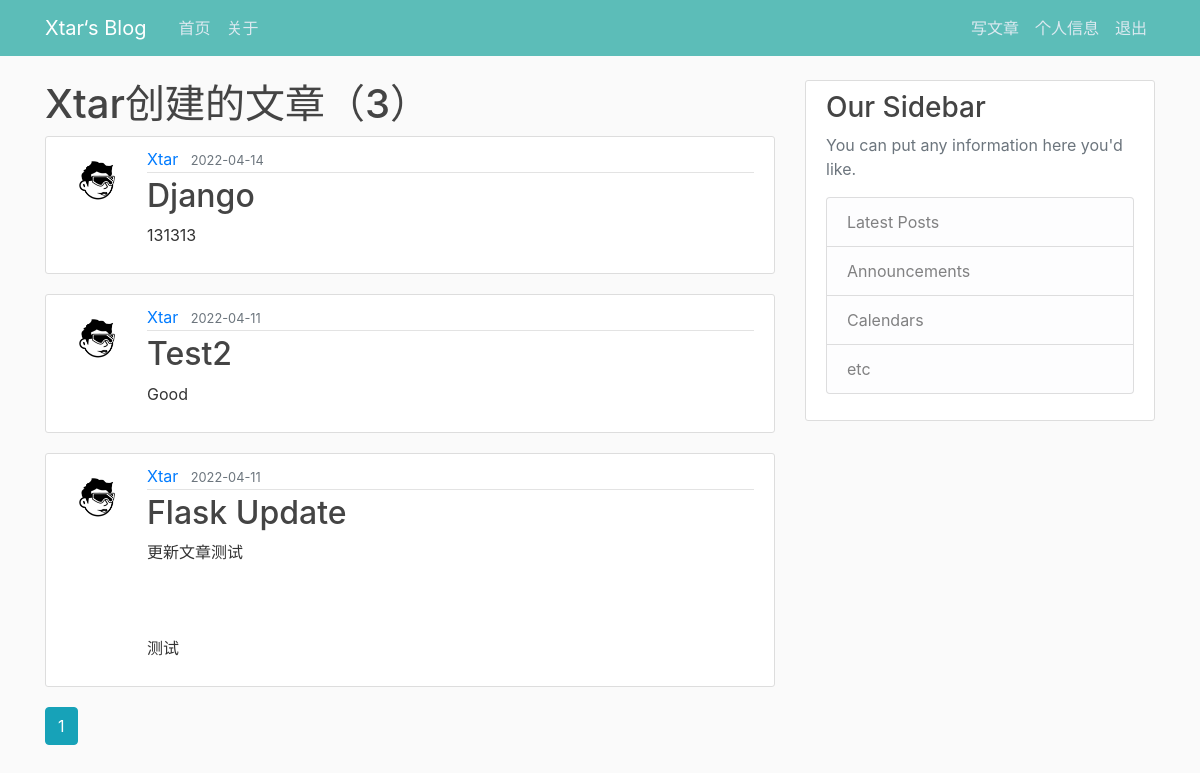
Page /user/Xtar (signed in) on the committed database.
### flaskblog/models.py (models this page shows, shortened)
class User(db.Model, UserMixin):
    id = db.Column(db.Integer, primary_key=True)
    username = db.Column(db.String(20), unique=True, nullable=False)
    email = db.Column(db.String(120), unique=True, nullable=False)
    image_file = db.Column(db.String(20), nullable=False, default='default.jpg')
    password = db.Column(db.String(60), nullable=False)
    posts = db.relationship('Post', backref='author', lazy=True) # post与author是多对一

class Post(db.Model):
    id = db.Column(db.Integer, primary_key=True)
    title = db.Column(db.String(100), nullable=False)
    date_posted = db.Column(db.DateTime, nullable=False, default=datetime.utcnow)
    content = db.Column(db.Text, nullable=False)
    user_id = db.Column(db.Integer, db.ForeignKey('user.id'), nullable=False)

### flaskblog/users/routes.py (the view)
@users.route("/user/<string:username>")
def user_posts(username):
    page = request.args.get('page', 1, type=int)
    user = User.query.filter_by(username=username).first_or_404()
    posts = Post.query.filter_by(author=user)\
        .order_by(Post.date_posted.desc())\
        .paginate(page=page, per_page=3)
    return render_template('user_posts.html', posts=posts, user=user)

### flaskblog/models.py (called while the page is built)
@login_manager.user_loader
def load_user(user_id):
    return User.query.get(int(user_id))

### flaskblog/templates/user_posts.html
{% extends "layout.html" %}
{% block content %}
    <h1 class="md-3">{{ user.username }}创建的文章（{{ posts.total }}）</h1>
    {% for post in posts.items %}
        <article class="media content-section">
            <img class="rounded-circle article-img" src="{{ url_for('static', filename='profile_pics/' + post.author.image_file) }}">
            <div class="media-body">
                <div class="article-metadata">
                    <a class="mr-2" href="{{ url_for('users.user_posts', username=post.author.username) }}">{{ post.author.username }}</a>
                    <small class="text-muted">{{ post.date_posted.strftime('%Y-%m-%d') }}</small>
                </div>
                <h2><a class="article-title" href="{{ url_for('posts.post', post_id=post.id) }}">{{ post.title }}</a></h2>
                <p class="article-content">{{ post.content }}</p>
            </div>
        </article>
    {% endfor %}
    {% for page_num in posts.iter_pages(left_edge=1, right_edge=1, left_current=1, right_current=2) %}
        {% if page_num %}
            {% if posts.page ==  page_num %}
                <a class="btn btn-info md-4" href="{{ url_for('users.user_posts', username=user.username, page=page_num) }}">{{ page_num }}</a>
            {% else %}
                <a class="btn btn-outline-info md-4" href="{{ url_for('users.user_posts', username=user.username, page=page_num) }}">{{ page_num }}</a>
            {% endif %}
        {% else %}
            ...
        {% endif %}
    {% endfor %}
{% endblock content %}

### flaskblog/static/main.css (style rules this page uses)
body { background: #fafafa; color: #333333; margin-top: 5rem; }
h1, h2, h3, h4, h5, h6 { color: #444444; }
.content-section { background: #ffffff; padding: 10px 20px; border: 1px solid #dddddd; border-radius: 3px; margin-bottom: 20px; }
.article-title { color: #444444; }
.article-content { white-space: pre-line; }
.article-img { height: 65px; width: 65px; margin-right: 16px; }
.article-metadata { padding-bottom: 1px; margin-bottom: 4px; border-bottom: 1px solid #e3e3e3 }

### rows in the picture
User: username "Xtar"
Post: image_file (picture), author.username "Xtar", date_posted "2022-04-14", title "Django", content "131313"
Post: image_file (picture), author.username "Xtar", date_posted "2022-04-11", title "Test2", content "Good"
Post: image_file (picture), author.username "Xtar", date_posted "2022-04-11", title "Flask Update", content "更新文章测试 测试"

### other values in the picture
{{ posts.total }} "3"
{{ page_num }} "1"
